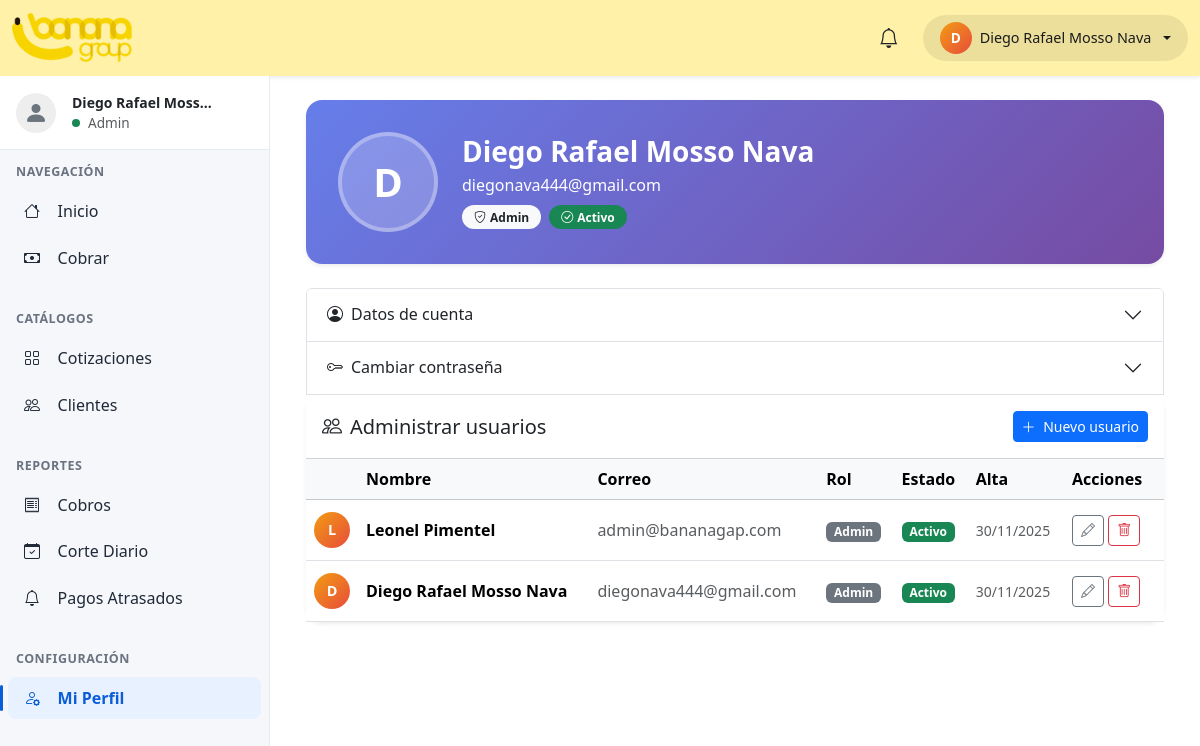
The page /Public/index.php?m=usuarios (signed in) on the database its author committed.
### tables this page shows
CREATE TABLE IF NOT EXISTS `usuarios` (
  `id` int NOT NULL AUTO_INCREMENT,
  `nombre` varchar(120) NOT NULL,
  `correo` varchar(150) NOT NULL,
  `pass_hash` varchar(255) NOT NULL,
  `activo` tinyint(1) NOT NULL DEFAULT '1',
  `foto_url` varchar(500) DEFAULT NULL,
  `creado_en` timestamp NULL DEFAULT CURRENT_TIMESTAMP,
  PRIMARY KEY (`id`),
  UNIQUE KEY `correo` (`correo`)
);

CREATE TABLE IF NOT EXISTS `roles` (
  `id` int NOT NULL AUTO_INCREMENT,
  `nombre` varchar(40) NOT NULL,
  PRIMARY KEY (`id`),
  UNIQUE KEY `nombre` (`nombre`)
);

### App/auth.php (called while the page is built, shortened)
<?php
function current_user(): ?array {
    return [
        'id'      => (int)$_SESSION['user_id'],
        'nombre'  => $_SESSION['user_nombre'] ?? '',
        'correo'  => $_SESSION['user_correo'] ?? '',
        'roles'   => $_SESSION['user_roles'] ?? [],
    ];
}

### Modules/usuarios.php (the view, shortened to what this page needs)
<?php
require_once __DIR__ . '/../App/auth.php';
$pdo = db();
$currentUser = current_user();
$page = max(1, (int)($_GET['p'] ?? 1));
$limit = 2;
$offset = ($page - 1) * $limit;
$usuarioId = (int)$currentUser['id'];
$sqlMe = "
  SELECT u.id, u.nombre, u.correo, u.activo, u.creado_en, u.foto_url,
         COALESCE(r.nombre, '') AS rol
  FROM usuarios u
  LEFT JOIN usuario_rol ur ON ur.usuario_id = u.id
  LEFT JOIN roles r       ON r.id = ur.rol_id
  WHERE u.id = ?
  LIMIT 1
";
$st = $pdo->prepare($sqlMe);
$st->execute([$usuarioId]);
$me = $st->fetch(PDO::FETCH_ASSOC);
$rolActual = strtolower(trim((string)$me['rol']));
$isAdmin   = ($rolActual === 'admin');
$usuarios = [];
if ($isAdmin) {
    $sqlUsers = "
      SELECT
        u.id, u.nombre, u.correo, u.activo, u.creado_en, u.foto_url,
        COALESCE(r.nombre,'—') AS rol,
        r.id as rol_id
      FROM usuarios u
      LEFT JOIN usuario_rol ur ON ur.usuario_id = u.id
      LEFT JOIN roles r        ON r.id = ur.rol_id
      ORDER BY u.creado_en DESC
      LIMIT $limit OFFSET $offset
    ";
    $st = $pdo->query($sqlUsers);
    $usuarios = $st->fetchAll(PDO::FETCH_ASSOC);
}
function fmt_fecha(?string $d): string {
    return date('d/m/Y', strtotime($d));
}
?>
<div class="container-fluid usuarios-page">
  <div class="profile-header shadow-sm">
    <div class="row align-items-center">
      <div class="col-auto">
        <div class="avatar-big" data-bs-toggle="modal" data-bs-target="#modalFoto">
          <?php if (!empty($me['foto_url'])): ?>
            <img src="<?= htmlspecialchars($me['foto_url']) ?>" alt="Foto">
          <?php else: ?>
            <?= strtoupper(mb_substr($me['nombre'] ?? 'U', 0, 1)) ?>
          <?php endif; ?>
        </div>
      </div>
      <div class="col">
        <h3 class="mb-1 fw-bold"><?= htmlspecialchars($me['nombre']) ?></h3>
        <div class="mb-2 opacity-90"><?= htmlspecialchars($me['correo']) ?></div>
        <div class="d-flex gap-2 align-items-center flex-wrap">
          <span class="badge bg-light text-dark badge-rol text-capitalize"><i class="bi bi-shield-check me-1"></i><?= $rolActual ?: 'Sin rol' ?></span>
          <?php if ($me['activo']): ?>
            <span class="badge bg-success badge-rol"><i class="bi bi-check-circle me-1"></i>Activo</span>
          <?php else: ?>
            <span class="badge bg-secondary badge-rol">Inactivo</span>
          <?php endif; ?>
        </div>
      </div>
    </div>
  </div>
  <div class="accordion mb-4" id="accordionConfig">
    <div class="accordion-item">
      <h2 class="accordion-header" id="headingAccount">
        <button class="accordion-button collapsed" type="button" data-bs-toggle="collapse" data-bs-target="#collapseAccount" aria-expanded="false" aria-controls="collapseAccount">
          <i class="bi bi-person-circle me-2"></i> Datos de cuenta
        </button>
      </h2>
    </div>
    <div class="accordion-item">
  <h2 class="accordion-header" id="headingPassword">
    <button class="accordion-button collapsed" type="button" data-bs-toggle="collapse" data-bs-target="#collapsePassword" aria-expanded="false" aria-controls="collapsePassword">
      <i class="bi bi-key me-2"></i> Cambiar contraseña
    </button>
  </h2>
</div>
  <?php if ($isAdmin): ?>
  <div class="card shadow-sm">
    <div class="card-header bg-white d-flex justify-content-between align-items-center py-3">
      <h5 class="mb-0"><i class="bi bi-people me-2"></i>Administrar usuarios</h5>
      <button class="btn btn-primary btn-sm" data-bs-toggle="modal" data-bs-target="#modalNuevoUsuario">
        <i class="bi bi-plus-lg me-1"></i> Nuevo usuario
      </button>
    </div>
    <div class="table-responsive">
      <table class="table table-hover table-usuarios mb-0">
        <thead class="table-light">
          <tr>
            <th style="width: 50px;"></th><th>Nombre</th><th>Correo</th><th>Rol</th><th>Estado</th><th>Alta</th><th style="width: 100px;">Acciones</th>
          </tr>
        </thead>
        <tbody>
          <?php if (empty($usuarios)): ?>
            <tr><td colspan="7" class="text-center text-muted py-4">No hay usuarios registrados</td></tr>
          <?php else: ?>
            <?php foreach ($usuarios as $u): ?>
              <tr>
                <td>
                  <div class="avatar-sm">
                    <?php if (!empty($u['foto_url'])): ?>
                      <img src="<?= htmlspecialchars($u['foto_url']) ?>" style="width:100%;height:100%;object-fit:cover;border-radius:50%;">
                    <?php else: ?>
                      <?= strtoupper(mb_substr($u['nombre'], 0, 1)) ?>
                    <?php endif; ?>
                  </div>
                </td>
                <td data-label="Nombre" class="fw-semibold"><?= htmlspecialchars($u['nombre']) ?></td>
                <td data-label="Correo" class="text-muted"><?= htmlspecialchars($u['correo']) ?></td>
                <td data-label="Rol"><span class="badge bg-secondary text-capitalize"><?= htmlspecialchars($u['rol']) ?> <?php if (strtolower($u['nombre']) === 'cliente') continue; ?></span></td>
                <td data-label="Estado">
                  <?php if ($u['activo']): ?><span class="badge bg-success">Activo</span>
                  <?php else: ?><span class="badge bg-secondary">Inactivo</span><?php endif; ?>
                </td>
                <td data-label="Alta" class="text-muted small"><?= fmt_fecha($u['creado_en']) ?></td>
                <td data-label="Acciones">
                  <button class="btn btn-sm btn-outline-secondary" onclick='abrirModalEditar(<?= json_encode($u) ?>)' title="Editar"><i class="bi bi-pencil"></i></button>
                  <form action="/Sistema-de-Saldos-y-Pagos-/Public/api/usuario_eliminar.php" method="POST" class="d-inline"
                        onsubmit="confirmarAccion(event, '¿Eliminar usuario?', 'Se eliminará permanentemente a <?= htmlspecialchars($u['nombre']) ?>.', 'Sí, eliminar', '#dc3545')">
                      <button type="submit" class="btn btn-sm btn-outline-danger" title="Eliminar"><i class="bi bi-trash"></i></button>
                  </form>
                </td>
              </tr>
            <?php endforeach; ?>
          <?php endif; ?>
        </tbody>
      </table>
    </div>
  </div>
  <?php endif; ?>
</div>

### Includes/header.php (shortened to what this page needs)
<?php
require_once __DIR__ . '/../App/auth.php';
$pdo = db();
$currentUser = current_user();
$usuarioId    = (int)($currentUser['id'] ?? 0);
$userName     = $currentUser['nombre'] ?? 'Invitado';
$fotoUsuario  = '';
$userInitial = mb_substr($userName, 0, 1, 'UTF-8');
if ($usuarioId > 0) {
    $stUser = $pdo->prepare("SELECT nombre, foto_url FROM usuarios WHERE id = ? LIMIT 1");
    $stUser->execute([$usuarioId]);
    $datosFrescos = $stUser->fetch(PDO::FETCH_ASSOC);
    if ($datosFrescos) {
        $userName    = $datosFrescos['nombre'];
        $fotoUsuario = $datosFrescos['foto_url'];
    }
}
?>
<!doctype html>
<html lang="es">
<head>
  <link href="https://cdn.jsdelivr.net/npm/bootstrap@5.3.3/dist/css/bootstrap.min.css" rel="stylesheet">
  <link href="https://cdn.jsdelivr.net/npm/bootstrap-icons@1.11.3/font/bootstrap-icons.css" rel="stylesheet">
  <link href="./css/app.css?v=999" rel="stylesheet">
</head>
<body class="layout">
  <nav class="navbar topbar navbar-dark shadow-sm">
    <div class="container-fluid">
      <a class="navbar-brand m-0" href="<?= BASE_URL ?>/index.php?m=inicio">
        <img src="./assets/logo.png" alt="Banana Group">
      </a>
      <div class="ms-auto d-flex align-items-center gap-2">
      <li class="nav-item dropdown me-3 list-unstyled">
          <button class="btn btn-link position-relative p-0 border-0 text-dark"
                  type="button" id="dropdownNotificaciones" data-bs-toggle="dropdown" aria-expanded="false">
            <i class="bi bi-bell fs-5"></i>
          </button>
        </li>
        <div class="dropdown">
          <button class="btn rounded-pill user-pill dropdown-toggle d-flex align-items-center gap-2" type="button" id="dropdownUsuario" data-bs-toggle="dropdown" aria-expanded="false">
            <div class="avatar-circle" style="overflow: hidden;">
              <?php if (!empty($fotoUsuario)): ?>
                <img src="<?= htmlspecialchars($fotoUsuario) ?>?v=<?= time() ?>" alt="User" style="width:100%;height:100%;object-fit:cover;">
              <?php else: ?>
                <?= strtoupper($userInitial) ?>
              <?php endif; ?>
            </div>
            <span class="d-none d-md-inline"><?= htmlspecialchars($userName) ?></span>
          </button>
        </div>
      </div>
    </div>
  </nav>
</body>
</html>

### Includes/sidebar.php (shortened to what this page needs)
<?php
require_once __DIR__ . '/../App/auth.php';
$current = $_GET['m'] ?? 'inicio';
$currentUser = current_user();
$sideId      = (int)($currentUser['id'] ?? $_SESSION['usuario_id'] ?? 0);
$sideName = $currentUser['nombre'] ?? 'Usuario';
$sideFoto = '';
$sideRol  = 'guest';
if ($sideId > 0) {
    try {
        $pdoSide = db();
        $stSide = $pdoSide->prepare("
            SELECT u.nombre, u.foto_url, r.nombre as rol_nombre
            FROM usuarios u
            LEFT JOIN usuario_rol ur ON ur.usuario_id = u.id
            LEFT JOIN roles r ON r.id = ur.rol_id
            WHERE u.id = ?
            LIMIT 1
        ");
        $stSide->execute([$sideId]);
        $rowSide = $stSide->fetch(PDO::FETCH_ASSOC);
        if ($rowSide) {
            $sideName = $rowSide['nombre'];
            $sideFoto = $rowSide['foto_url'];
            $sideRol  = strtolower(trim($rowSide['rol_nombre'] ?? 'guest'));
        }
    } catch (Exception $e) { }
}
if ($sideRol === 'cliente') {
    $menu_top = [
        ['slug'=>'cliente_home',  'icon'=>'bi-speedometer2', 'text'=>'Mi Resumen'],
    ];
    $menu_cat = [];
    $menu_rep = [];
    $menu_conf= [
        ['slug'=>'usuarios', 'icon'=>'bi-person-circle', 'text'=>'Mi Perfil']
    ];
} else {
    $menu_top = [
        ['slug'=>'inicio',   'icon'=>'bi-house',   'text'=>'Inicio'],
        ['slug'=>'cobrar',   'icon'=>'bi-cash',    'text'=>'Cobrar'],
    ];
    $menu_cat = [
        ['slug'=>'cotizaciones','icon'=>'bi-grid',    'text'=>'Cotizaciones'],
        ['slug'=>'clientes',    'icon'=>'bi-people',  'text'=>'Clientes'],
    ];
    $menu_rep = [
        ['slug'=>'cobros',          'icon'=>'bi-receipt',        'text'=>'Cobros'],
        ['slug'=>'corte_diario',    'icon'=>'bi-calendar-check', 'text'=>'Corte Diario'],
        ['slug'=>'pagos_atrasados', 'icon'=>'bi-bell',           'text'=>'Pagos Atrasados'],
    ];
    $menu_conf = [
        ['slug'=>'usuarios','icon'=>'bi-person-gear','text'=>'Mi Perfil'],
    ];
}
?>
<div class="d-flex">
  <aside class="sidebar d-none d-lg-flex flex-column">
    <div class="profile px-3 py-3 d-flex align-items-center gap-3">
      <div class="avatar" style="width: 40px; height: 40px; border-radius: 50%; overflow: hidden; background: #eee; display: flex; align-items: center; justify-content: center;">
        <?php if (!empty($sideFoto)): ?>
          <img src="<?= htmlspecialchars($sideFoto) ?>?v=<?= time() ?>" style="width: 100%; height: 100%; object-fit: cover;">
        <?php else: ?>
          <i class="bi bi-person-fill fs-4 text-secondary"></i>
        <?php endif; ?>
      </div>
      <div class="small text-dark">
        <div class="fw-semibold text-truncate" style="max-width: 140px;"><?= htmlspecialchars($sideName) ?></div>
        <div class="d-flex align-items-center gap-2">
          <span class="status-dot bg-success rounded-circle" style="width: 8px; height: 8px;"></span>
          <span class="opacity-75 text-capitalize" style="font-size: 0.85rem;"><?= htmlspecialchars($sideRol) ?></span>
        </div>
      </div>
    </div>
    <div class="sidebar-body flex-grow-1">
      <div class="section-title">Navegación</div>
      <nav class="nav flex-column">
        <?php foreach ($menu_top as $it): ?>
          <a class="nav-link side-item <?= $current === $it['slug'] ? 'active' : '' ?>" href="<?= BASE_URL ?>/index.php?m=<?= $it['slug'] ?>">
            <i class="bi <?= $it['icon'] ?> me-2"></i><?= $it['text'] ?>
          </a>
        <?php endforeach; ?>
      </nav>
      <?php if (!empty($menu_cat)): ?>
      <div class="section-title mt-3">Catálogos</div>
      <nav class="nav flex-column">
        <?php foreach ($menu_cat as $it): ?>
          <a class="nav-link side-item <?= $current === $it['slug'] ? 'active' : '' ?>" href="<?= BASE_URL ?>/index.php?m=<?= $it['slug'] ?>">
            <i class="bi <?= $it['icon'] ?> me-2"></i><?= $it['text'] ?>
          </a>
        <?php endforeach; ?>
      </nav>
      <?php endif; ?>
      <?php if (!empty($menu_rep)): ?>
      <div class="section-title mt-3">Reportes</div>
      <nav class="nav flex-column">
        <?php foreach ($menu_rep as $it): ?>
          <a class="nav-link side-item <?= $current === $it['slug'] ? 'active' : '' ?>" href="<?= BASE_URL ?>/index.php?m=<?= $it['slug'] ?>">
            <i class="bi <?= $it['icon'] ?> me-2"></i><?= $it['text'] ?>
          </a>
        <?php endforeach; ?>
      </nav>
      <?php endif; ?>
      <div class="section-title mt-3">Configuración</div>
      <nav class="nav flex-column">
        <?php foreach ($menu_conf as $it): ?>
          <a class="nav-link side-item <?= $current === $it['slug'] ? 'active' : '' ?>" href="<?= BASE_URL ?>/index.php?m=<?= $it['slug'] ?>">
            <i class="bi <?= $it['icon'] ?> me-2"></i><?= $it['text'] ?>
          </a>
        <?php endforeach; ?>
      </nav>
    </div>
  </aside>
  <main class="main flex-grow-1 p-3 p-md-4">

### rows shown on the page
usuarios: nombre "Diego Rafael Mosso Nava", nombre "Diego Rafael Moss…", roles.nombre "Admin", nombre "D", correo "diegonava444@gmail.com", rol "Admin", activo "Activo", creado_en "30/11/2025"
usuarios: nombre "L", nombre "Leonel Pimentel", correo "admin@bananagap.com", rol "Admin", activo "Activo", creado_en "30/11/2025"

### other values the page prints
$userInitial "D"
$it['text'] "Inicio"
$it['text'] "Cobrar"
$it['text'] "Cotizaciones"
$it['text'] "Clientes"
$it['text'] "Cobros"
$it['text'] "Corte Diario"
$it['text'] "Pagos Atrasados"
$it['text'] "Mi Perfil"
$rolActual ?: 'Sin rol' "Admin"
